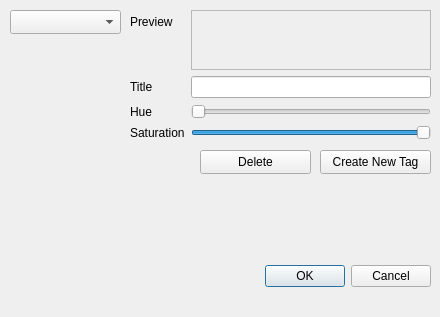
<?xml version="1.0" encoding="UTF-8"?>
<ui version="4.0">
 <class>TagEditor</class>
 <widget class="QDialog" name="TagEditor">
  <property name="geometry">
   <rect>
    <x>0</x>
    <y>0</y>
    <width>440</width>
    <height>317</height>
   </rect>
  </property>
  <property name="windowTitle">
   <string>Dialog</string>
  </property>
  <widget class="QDialogButtonBox" name="buttonBox">
   <property name="geometry">
    <rect>
     <x>190</x>
     <y>260</y>
     <width>241</width>
     <height>32</height>
    </rect>
   </property>
   <property name="orientation">
    <enum>Qt::Orientation::Horizontal</enum>
   </property>
   <property name="standardButtons">
    <set>QDialogButtonBox::StandardButton::Cancel|QDialogButtonBox::StandardButton::Ok</set>
   </property>
  </widget>
  <widget class="QWidget" name="formLayoutWidget">
   <property name="geometry">
    <rect>
     <x>130</x>
     <y>10</y>
     <width>301</width>
     <height>136</height>
    </rect>
   </property>
   <layout class="QFormLayout" name="formLayout">
    <item row="0" column="0">
     <widget class="QLabel" name="label_3">
      <property name="text">
       <string>Preview</string>
      </property>
     </widget>
    </item>
    <item row="0" column="1">
     <widget class="QFrame" name="frame">
      <property name="minimumSize">
       <size>
        <width>0</width>
        <height>60</height>
       </size>
      </property>
      <property name="frameShape">
       <enum>QFrame::Shape::StyledPanel</enum>
      </property>
      <property name="frameShadow">
       <enum>QFrame::Shadow::Raised</enum>
      </property>
     </widget>
    </item>
    <item row="1" column="0">
     <widget class="QLabel" name="label">
      <property name="text">
       <string>Title</string>
      </property>
     </widget>
    </item>
    <item row="1" column="1">
     <widget class="QLineEdit" name="txtInputName"/>
    </item>
    <item row="2" column="0">
     <widget class="QLabel" name="label_2">
      <property name="text">
       <string>Hue</string>
      </property>
     </widget>
    </item>
    <item row="2" column="1">
     <widget class="QSlider" name="sliderHue">
      <property name="maximum">
       <number>359</number>
      </property>
      <property name="orientation">
       <enum>Qt::Orientation::Horizontal</enum>
      </property>
     </widget>
    </item>
    <item row="3" column="0">
     <widget class="QLabel" name="label_4">
      <property name="text">
       <string>Saturation</string>
      </property>
     </widget>
    </item>
    <item row="3" column="1">
     <widget class="QSlider" name="sliderSatur">
      <property name="maximum">
       <number>100</number>
      </property>
      <property name="value">
       <number>100</number>
      </property>
      <property name="orientation">
       <enum>Qt::Orientation::Horizontal</enum>
      </property>
     </widget>
    </item>
   </layout>
  </widget>
  <widget class="QPushButton" name="pushButton">
   <property name="geometry">
    <rect>
     <x>320</x>
     <y>150</y>
     <width>111</width>
     <height>24</height>
    </rect>
   </property>
   <property name="text">
    <string>Create New Tag</string>
   </property>
  </widget>
  <widget class="QComboBox" name="comboBox">
   <property name="geometry">
    <rect>
     <x>10</x>
     <y>10</y>
     <width>111</width>
     <height>24</height>
    </rect>
   </property>
  </widget>
  <widget class="QPushButton" name="pushButton_2">
   <property name="geometry">
    <rect>
     <x>200</x>
     <y>150</y>
     <width>111</width>
     <height>24</height>
    </rect>
   </property>
   <property name="text">
    <string>Delete</string>
   </property>
  </widget>
 </widget>
 <resources/>
 <connections>
  <connection>
   <sender>buttonBox</sender>
   <signal>accepted()</signal>
   <receiver>TagEditor</receiver>
   <slot>accept()</slot>
   <hints>
    <hint type="sourcelabel">
     <x>248</x>
     <y>254</y>
    </hint>
    <hint type="destinationlabel">
     <x>157</x>
     <y>274</y>
    </hint>
   </hints>
  </connection>
  <connection>
   <sender>buttonBox</sender>
   <signal>rejected()</signal>
   <receiver>TagEditor</receiver>
   <slot>reject()</slot>
   <hints>
    <hint type="sourcelabel">
     <x>316</x>
     <y>260</y>
    </hint>
    <hint type="destinationlabel">
     <x>286</x>
     <y>274</y>
    </hint>
   </hints>
  </connection>
 </connections>
</ui>
